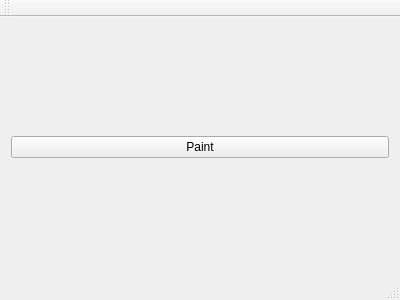
<?xml version="1.0" encoding="UTF-8"?>
<ui version="4.0">
 <class>strangeWindow</class>
 <widget class="QMainWindow" name="strangeWindow">
  <property name="geometry">
   <rect>
    <x>0</x>
    <y>0</y>
    <width>400</width>
    <height>300</height>
   </rect>
  </property>
  <property name="windowTitle">
   <string>strangeWindow</string>
  </property>
  <widget class="QWidget" name="centralWidget">
   <layout class="QHBoxLayout" name="horizontalLayout_2">
    <item>
     <layout class="QHBoxLayout" name="mainLayout">
      <item>
       <widget class="QPushButton" name="paintButton">
        <property name="text">
         <string>Paint</string>
        </property>
       </widget>
      </item>
     </layout>
    </item>
   </layout>
  </widget>
  <widget class="QMenuBar" name="menuBar">
   <property name="geometry">
    <rect>
     <x>0</x>
     <y>0</y>
     <width>400</width>
     <height>21</height>
    </rect>
   </property>
  </widget>
  <widget class="QToolBar" name="mainToolBar">
   <attribute name="toolBarArea">
    <enum>TopToolBarArea</enum>
   </attribute>
   <attribute name="toolBarBreak">
    <bool>false</bool>
   </attribute>
  </widget>
  <widget class="QStatusBar" name="statusBar"/>
 </widget>
 <layoutdefault spacing="6" margin="11"/>
 <resources/>
 <connections/>
</ui>
